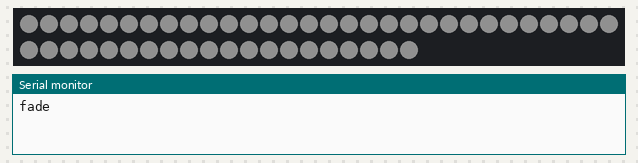
Simulated run of this sketch. Board: Arduino Uno, built with avr-gcc and run on an emulated ATmega328P. Shown: 50 RGB LEDs in strip order, left to right, continuing on the next row, the last lines printed to the serial monitor. Dim RGB values are drawn brighter than linear; the strip is taken to match the declared colour order.

Above: at 0.46 s.
At 15.0 s:
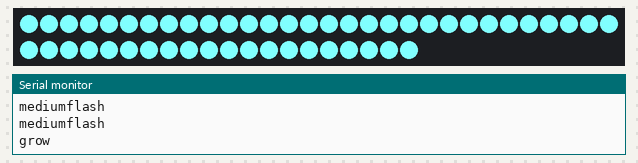
At 18.9 s:
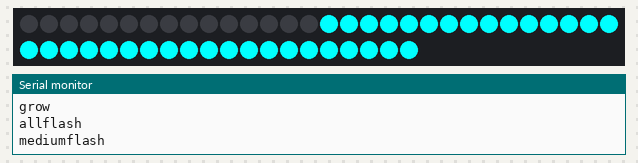
At 29.5 s:
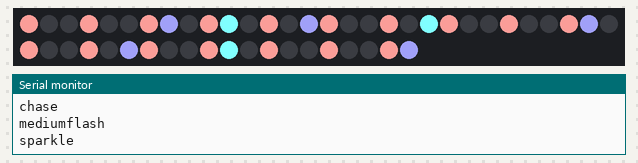
At 30.3 s:
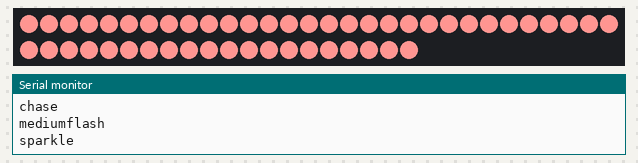
At 34.1 s:
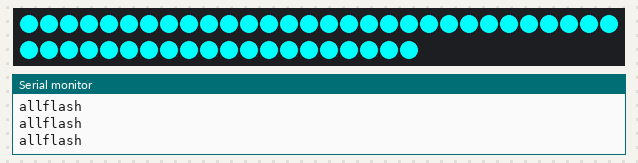

The sketch:

stormUmbrealla_all.ino
```cpp
#include <Adafruit_NeoPixel.h>
#ifdef __AVR__
 #include <avr/power.h> // Required for 16 MHz Adafruit Trinket
#endif

//tested good on pin 6
#define PIN 6

//tested good for full string
#define NUMPIXELS 50

//setup the pixle object
Adafruit_NeoPixel pixels(NUMPIXELS, PIN, NEO_RGB + NEO_KHZ800);

//propagation delay in the string
#define DELAYVAL 50 // Time (in milliseconds) to pause between pixels

//------------------------------------------------------------------------------------------------
void allflash(){

  pixels.clear();
  pixels.show();
  delay(100);

  pixels.fill(pixels.Color(255, 255, 255),0);
  pixels.show();
  delay(100);

  pixels.clear();
  pixels.show();
  delay(100);

  pixels.fill(pixels.Color(0, 255, 255),0);
  pixels.show();
  delay(100);

  pixels.clear();
  pixels.show();
  delay(100);

  pixels.fill(pixels.Color(0, 255, 255),0);
  pixels.show();
  delay(100);


}


//------------------------------------------------------------------------------------------------
void mediumflash(){

  pixels.clear();
  pixels.show();
  delay(100);

  pixels.fill(pixels.Color(128, 255, 255),25, 50);
  pixels.show();
  delay(100);

  pixels.clear();
  pixels.show();
  delay(100);

  pixels.fill(pixels.Color(0, 255, 255),0,10);
  pixels.show();
  delay(100);

  pixels.clear();
  pixels.show();
  delay(100);

  pixels.fill(pixels.Color(0, 255, 255),15,35);
  pixels.show();
  delay(100);


}

//------------------------------------------------------------------------------------------------
void chase(){

int d = 15;
pixels.clear();
pixels.show();

  for (int i = 0; i < NUMPIXELS; i++) {
    pixels.setPixelColor(i, pixels.Color(255, 255, 150));
    pixels.show();
    delay(d);  // Delay between LED movements
  }

  for (int i = NUMPIXELS - 1; i >= 0; i--) {
    pixels.setPixelColor(i, pixels.Color(70, 204, 255));

    if (i+5>0){
      pixels.setPixelColor(i-5, pixels.Color(255, 255, 0));
      pixels.show();
    }

    pixels.show();
    delay(d);  // Delay between LED movements
  }
}


//------------------------------------------------------------------------------------------------
void grow(){

pixels.clear();
pixels.show();


  for(int i=0; i<NUMPIXELS; i++) { // For each pixel...

    pixels.setPixelColor(i, pixels.Color(128, 255, 255));

    pixels.show();   // Send the updated pixel colors to the hardware.

    delay(DELAYVAL); // Pause before next pass through loop
  }

}

void sparkle(){

pixels.clear();
pixels.show();

  for(int i=0; i<NUMPIXELS; i+=10) { // For each pixel in chunk...
    pixels.setPixelColor(i, pixels.Color(128, 255, 255));
  }

  pixels.show();
  delay(120);

  for(int i=0; i<NUMPIXELS; i+=7) { // For each pixel in chunk...
    pixels.setPixelColor(i, pixels.Color(150, 150, 233));
  }

  pixels.show();
  delay(500);

  for(int i=0; i<NUMPIXELS; i+=3) { // For each pixel in chunk...
    pixels.setPixelColor(i, pixels.Color(238, 149, 145));
  }

  pixels.show();
  delay(800);

  for(int i=0; i<NUMPIXELS; i+=1) { // For each pixel in chunk...
    pixels.setPixelColor(i, pixels.Color(255, 149, 145));
  }

  pixels.show();
  delay(10);

}

//------------------------------------------------------------------------
//simple fade up and down
void fade() {

  pixels.clear();
  pixels.show();
  delay(100);

  for(int i=0; i<255; i++) { // For each pixel in chunk...
    pixels.fill(pixels.Color(i, i, i),0);
    pixels.show();
    delay(10);
  }

for(int i=255; i>0; i--) { // For each pixel in chunk...
    pixels.fill(pixels.Color(i, i, i),0);
    pixels.show();
    delay(10);
  }


}

//------------------------------------------------------------------------
void setup() {
  Serial.begin(115200);
  pixels.begin(); // INITIALIZE NeoPixel strip object (REQUIRED)
  pixels.setBrightness(255);
}

//------------------------------------------------------------------------
void loop() {
  pixels.clear(); // Set all pixel colors to 'off'

  Serial.println("fade"); fade();
  pixels.clear(); delay(2000);

  Serial.println("mediumflash");  mediumflash();
  pixels.clear(); delay(500);

  Serial.println("mediumflash");  mediumflash();
  pixels.clear(); delay(100);

  Serial.println("mediumflash");  mediumflash();
  pixels.clear(); delay(500);

  Serial.println("mediumflash");  mediumflash();
  pixels.clear(); delay(100);

  Serial.println("grow"); grow();
  pixels.clear(); delay(2000);

  Serial.println("allflash"); allflash();
  pixels.clear(); delay(750);

  Serial.println("mediumflash");  mediumflash();
  pixels.clear(); delay(2000);

  Serial.println("mediumflash");  mediumflash();
  pixels.clear(); delay(1000);

  Serial.println("chase"); chase();
  Serial.println("chase"); chase();
  pixels.clear(); delay(2000);

  Serial.println("mediumflash");  mediumflash();
  pixels.clear(); delay(10);

  Serial.println("sparkle"); sparkle();
  pixels.clear(); delay(2000);

  Serial.println("allflash"); allflash();
  Serial.println("allflash"); allflash();
  Serial.println("allflash"); allflash();
  pixels.clear(); delay(2000);

  Serial.println("...");
}
```

Measured:
- what the display in image 1 shows lasts 2.0 s, from 15.0 s to 17.0 s
- what the display in image 3 shows lasts 0.8 s, from 29.5 s to 30.3 s
- what the display in image 4 shows lasts 2.0 s, from 30.3 s to 32.3 s
